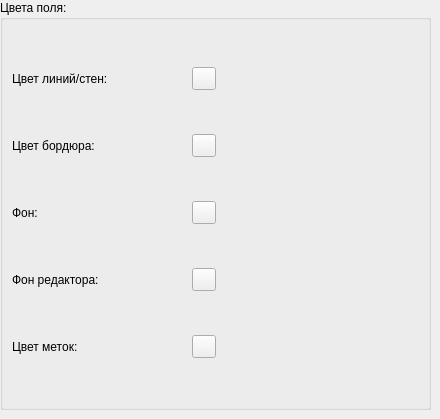
       <widget class="QWidget" name="pageRobot">
        <widget class="QGroupBox" name="groupBox_5">
         <property name="geometry">
          <rect>
           <x>0</x>
           <y>0</y>
           <width>431</width>
           <height>410</height>
          </rect>
         </property>
         <property name="title">
          <string>Цвета поля:</string>
         </property>
         <layout class="QVBoxLayout" name="_4">
          <item>
           <layout class="QHBoxLayout" name="_5">
            <item>
             <layout class="QVBoxLayout" name="_6">
              <item>
               <layout class="QHBoxLayout" name="_7">
                <item>
                 <widget class="QLabel" name="label_20">
                  <property name="text">
                   <string>Цвет линий/стен:</string>
                  </property>
                 </widget>
                </item>
                <item>
                 <spacer>
                  <property name="orientation">
                   <enum>Qt::Horizontal</enum>
                  </property>
                  <property name="sizeHint" stdset="0">
                   <size>
                    <width>40</width>
                    <height>20</height>
                   </size>
                  </property>
                 </spacer>
                </item>
                <item>
                 <widget class="QToolButton" name="lineColor">
                  <property name="text">
                   <string/>
                  </property>
                 </widget>
                </item>
               </layout>
              </item>
              <item>
               <layout class="QHBoxLayout" name="_8">
                <item>
                 <widget class="QLabel" name="label_21">
                  <property name="text">
                   <string>Цвет бордюра:</string>
                  </property>
                 </widget>
                </item>
                <item>
                 <spacer>
                  <property name="orientation">
                   <enum>Qt::Horizontal</enum>
                  </property>
                  <property name="sizeHint" stdset="0">
                   <size>
                    <width>40</width>
                    <height>20</height>
                   </size>
                  </property>
                 </spacer>
                </item>
                <item>
                 <widget class="QToolButton" name="wallColor">
                  <property name="text">
                   <string/>
                  </property>
                 </widget>
                </item>
               </layout>
              </item>
              <item>
               <layout class="QHBoxLayout" name="_9">
                <item>
                 <widget class="QLabel" name="label_24">
                  <property name="text">
                   <string>Фон:</string>
                  </property>
                 </widget>
                </item>
                <item>
                 <spacer>
                  <property name="orientation">
                   <enum>Qt::Horizontal</enum>
                  </property>
                  <property name="sizeHint" stdset="0">
                   <size>
                    <width>40</width>
                    <height>20</height>
                   </size>
                  </property>
                 </spacer>
                </item>
                <item>
                 <widget class="QToolButton" name="normalColor">
                  <property name="text">
                   <string/>
                  </property>
                 </widget>
                </item>
               </layout>
              </item>
              <item>
               <layout class="QHBoxLayout" name="_11">
                <item>
                 <widget class="QLabel" name="label_27">
                  <property name="text">
                   <string>Фон редактора:</string>
                  </property>
                 </widget>
                </item>
                <item>
                 <spacer>
                  <property name="orientation">
                   <enum>Qt::Horizontal</enum>
                  </property>
                  <property name="sizeHint" stdset="0">
                   <size>
                    <width>40</width>
                    <height>20</height>
                   </size>
                  </property>
                 </spacer>
                </item>
                <item>
                 <widget class="QToolButton" name="editColor">
                  <property name="enabled">
                   <bool>true</bool>
                  </property>
                  <property name="text">
                   <string/>
                  </property>
                 </widget>
                </item>
               </layout>
              </item>
              <item>
               <layout class="QHBoxLayout" name="_12">
                <item>
                 <widget class="QLabel" name="textColorL">
                  <property name="text">
                   <string>Цвет меток:</string>
                  </property>
                 </widget>
                </item>
                <item>
                 <spacer>
                  <property name="orientation">
                   <enum>Qt::Horizontal</enum>
                  </property>
                  <property name="sizeHint" stdset="0">
                   <size>
                    <width>40</width>
                    <height>20</height>
                   </size>
                  </property>
                 </spacer>
                </item>
                <item>
                 <widget class="QToolButton" name="textColor">
                  <property name="text">
                   <string/>
                  </property>
                 </widget>
                </item>
               </layout>
              </item>
              <item>
               <layout class="QHBoxLayout" name="_13"/>
              </item>
             </layout>
            </item>
            <item>
             <spacer>
              <property name="orientation">
               <enum>Qt::Horizontal</enum>
              </property>
              <property name="sizeHint" stdset="0">
               <size>
                <width>40</width>
                <height>20</height>
               </size>
              </property>
             </spacer>
            </item>
           </layout>
          </item>
         </layout>
        </widget>
       </widget>
